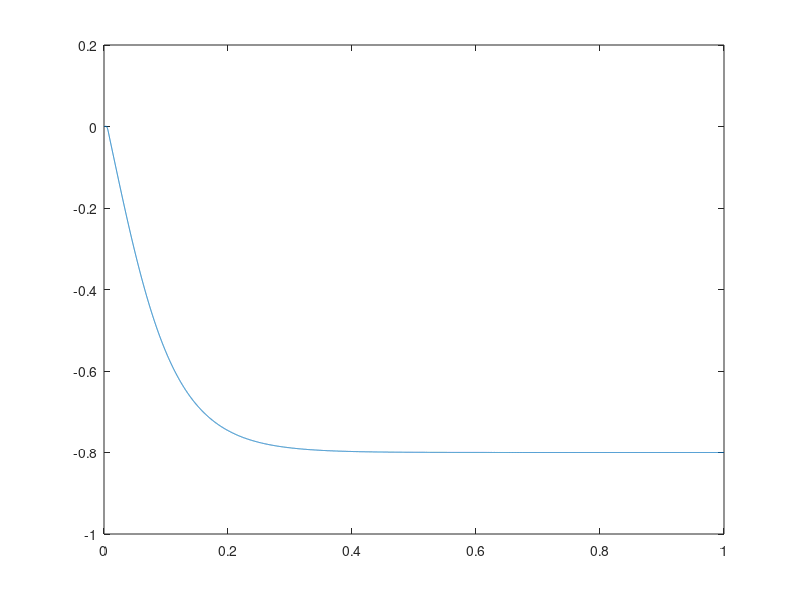

The MATLAB source for this figure:
clear all;
close all;
clc;

Ts = 1/10000; 
time = 1; 
t = Ts :Ts : time; % time vector
fc = 100; 
phoff = -0.8; % carrier freq and phase
rp = cos(4 * pi * fc * t + 2 * phoff) * sqrt(2); % simplified rec'd signal
fl = 100; 
ff = [0 .01 .05 1]; 
fa = [1 1 0 0];
h = firpm(fl, ff, fa); % LPF design
mu = .001; % algorithm step size
f0 = 100; % freq at receiver
theta = zeros(1, length(t)); 
theta(1) = 0; % initialize estimates
z = zeros(1, fl + 1); % initialize LPF
for k = 1 : length(t) - 1 % z contains past inputs
    z = [z(2 : fl + 1), rp(k) * sin(4 * pi * f0 * t(k) + 2 * theta(k))];
    update = fliplr(h) * z'; % new output of LPF
    theta(k + 1) = theta(k) - mu*update; % algorithm update
end

plot(t, theta)
